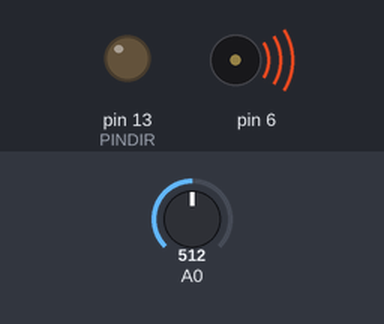
A sketch run on a simulated Arduino Uno, built with avr-gcc and run on an emulated ATmega328P. Shown: output pins drawn as LEDs (lit = HIGH), buzzer (waves = sounding). Inputs (shaded band) come from the test bench; at power-on: A0 = 512.

Above: at 1.2 s.
1.3 s: A0 set to 523
At 1.41 s:
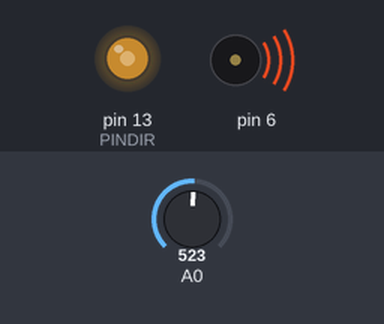
4.3 s: A0 set to 511
5.8 s: A0 set to 716
8.8 s: A0 set to 502
10.3 s: A0 set to 522
Timing chart, 0 to 14.3 s (numbered marks = the images above; inputs shaded):
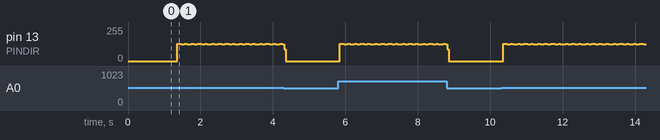

The sketch:

codigo.ino
```cpp
#define PINDIR 13
int lectura;
boolean direccion = 0;
void setup() {
  // put your setup code here, to run once:
  TCCR0A = 66;
  TCCR0B = 4;
  OCR0A = 16;
  DDRD = 64;
  pinMode(PINDIR,OUTPUT);
  digitalWrite(PINDIR,direccion);
}

void loop() {
  // put your main code here, to run repeatedly:
  lectura = analogRead(A0);
  if(lectura>512){
    direccion = !direccion;
    digitalWrite(PINDIR,direccion);
  }
  delay(10);
}
```

Measured:
- the behaviour switches between 512 and 513 on A0 (found by bisection; images 0 and 1)
